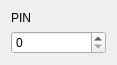
<?xml version="1.0" encoding="UTF-8"?>
<ui version="4.0">
 <class>my_dialog1</class>
 <widget class="QDialog" name="my_dialog1">
  <property name="geometry">
   <rect>
    <x>0</x>
    <y>0</y>
    <width>117</width>
    <height>63</height>
   </rect>
  </property>
  <property name="windowTitle">
   <string>PIN</string>
  </property>
  <layout class="QVBoxLayout" name="verticalLayout">
   <item>
    <widget class="QLabel" name="label">
     <property name="text">
      <string>PIN</string>
     </property>
    </widget>
   </item>
   <item>
    <widget class="QSpinBox" name="spinBox">
     <property name="maximum">
      <number>9999</number>
     </property>
    </widget>
   </item>
  </layout>
 </widget>
 <resources/>
 <connections/>
</ui>
